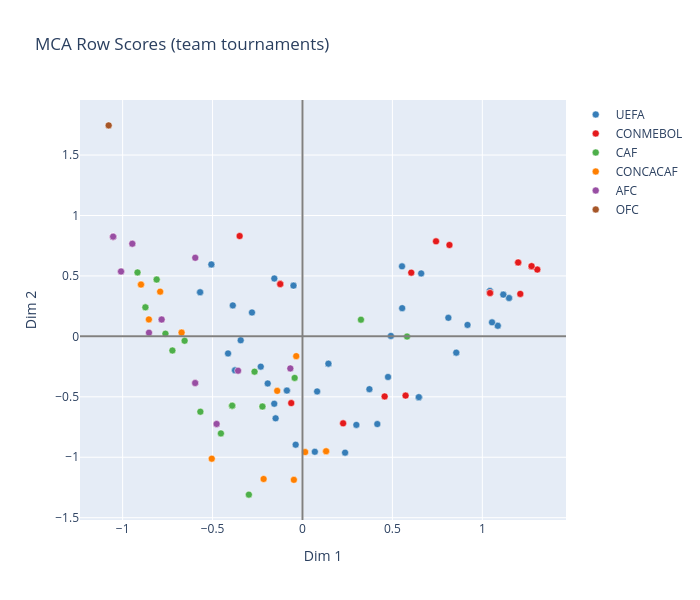

The notebook cell this image was saved under:
### Code cell
row_scores = mca.row_coordinates(df_mca)

fig = go.Figure()

for conf, color in conf_colors.items():

    mask = wc["confederation"] == conf
    df = wc.loc[mask]

    fig.add_trace(
        go.Scatter(
            x=row_scores.loc[mask,0],
            y=row_scores.loc[mask,1],
            mode="markers",
            name=conf,
            marker=dict(
                color=color,
                size=7,
                line=dict(width=0.5, color="white")
            ),
            hovertemplate=
            "<b>%{customdata[0]}</b><br>"
            "Year: %{customdata[1]}<br>"
            "Confederation: %{customdata[2]}<br>"
            "Round reached: %{customdata[3]}<br>"
            "Dim1: %{x:.2f}<br>"
            "Dim2: %{y:.2f}<extra></extra>",
            customdata=df[["team","year","confederation","round_reached"]]
        )
    )

fig.add_hline(y=0, line_color="gray")
fig.add_vline(x=0, line_color="gray")

fig.update_layout(
    title="MCA Row Scores (team tournaments)",
    xaxis_title="Dim 1",
    yaxis_title="Dim 2",
    width=700,
    height=600
)

fig.show()

### Figure 1 — Plotly figure (JSON) as saved in the notebook; plotly's stock layout.template omitted (floating-point values rounded to 4 significant figures; data arrays with more than 128 entries replaced by an {"elided": "..."} marker saying what was removed)
{"data": [{"customdata": {"elided": "54x4 mixed values"}, "hovertemplate": "<b>%{customdata[0]}</b><br>Year: %{customdata[1]}<br>Confederation: %{customdata[2]}<br>Round reached: %{customdata[3]}<br>Dim1: %{x:.2f}<br>Dim2: %{y:.2f}<extra></extra>", "marker": {"color": "#377eb8", "line": {"color": "white", "width": 0.5}, "size": 7}, "mode": "markers", "name": "UEFA", "type": "scatter", "x": [-0.3751, 0.647, 0.1442, 0.8551, -0.3751, 0.08153, 1.086, 0.06871, -0.08673, -0.03788, -0.2809, 1.149, -0.5066, 1.117, 0.1442, -0.1494, 0.1442, 1.117, 1.149, 0.4161, -0.5066, -0.04995, 0.9178, -0.1933, -0.08673, -0.1565, 0.3722, 1.086, 1.042, -0.157, 1.042, 0.8551, 0.5543, -0.5693, -0.3435, 0.647, 0.5534, -0.5066, 0.647, 0.66, 0.237, -0.04995, 1.042, -0.04995, 1.117, 0.8112, 0.4916, 0.4757, -0.4138, 1.054, -0.3875, 0.2996, -0.232, -0.5693], "y": [-0.2807, -0.5028, -0.2259, -0.1348, -0.2807, -0.4556, 0.08766, -0.9548, -0.4484, -0.8961, 0.1974, 0.3174, 0.5948, 0.3457, -0.2259, -0.6781, -0.2259, 0.3457, 0.3174, -0.7253, 0.5948, 0.4199, 0.09488, -0.3897, -0.4484, 0.4786, -0.4369, 0.08766, 0.376, -0.5573, 0.376, -0.1348, 0.2333, 0.3651, -0.03231, -0.5028, 0.5793, 0.5948, -0.5028, 0.5207, -0.962, 0.4199, 0.376, 0.4199, 0.3457, 0.1535, 0.003599, -0.336, -0.1413, 0.116, 0.2561, -0.7323, -0.2503, 0.3651]}, {"customdata": [["Argentina", 2010, "CONMEBOL", 3], ["Brazil", 2010, "CONMEBOL", 3], ["Chile", 2010, "CONMEBOL", 2], ["Paraguay", 2010, "CONMEBOL", 3], ["Uruguay", 2010, "CONMEBOL", 4], ["Argentina", 2014, "CONMEBOL", 5], ["Brazil", 2014, "CONMEBOL", 4], ["Chile", 2014, "CONMEBOL", 2], ["Colombia", 2014, "CONMEBOL", 3], ["Ecuador", 2014, "CONMEBOL", 1], ["Uruguay", 2014, "CONMEBOL", 2], ["Argentina", 2018, "CONMEBOL", 1], ["Brazil", 2018, "CONMEBOL", 3], ["Colombia", 2018, "CONMEBOL", 2], ["Peru", 2018, "CONMEBOL", 1], ["Uruguay", 2018, "CONMEBOL", 3], ["Argentina", 2022, "CONMEBOL", 6], ["Brazil", 2022, "CONMEBOL", 3], ["Ecuador", 2022, "CONMEBOL", 1], ["Uruguay", 2022, "CONMEBOL", 1]], "hovertemplate": "<b>%{customdata[0]}</b><br>Year: %{customdata[1]}<br>Confederation: %{customdata[2]}<br>Round reached: %{customdata[3]}<br>Dim1: %{x:.2f}<br>Dim2: %{y:.2f}<extra></extra>", "marker": {"color": "#e41a1c", "line": {"color": "white", "width": 0.5}, "size": 7}, "mode": "markers", "name": "CONMEBOL", "type": "scatter", "x": [1.211, 1.274, 0.5733, 1.043, 0.7426, 1.306, 1.199, 0.4568, 0.8172, -0.3494, -0.06249, 0.6049, 1.274, 0.2259, -0.1237, 1.043, 1.199, 1.274, -0.1237, -0.1237], "y": [0.3513, 0.581, -0.49, 0.3585, 0.7863, 0.5527, 0.6113, -0.497, 0.756, 0.8301, -0.5517, 0.5273, 0.581, -0.7195, 0.4327, 0.3585, 0.6113, 0.581, 0.4327, 0.4327]}, {"customdata": [["Algeria", 2010, "CAF", 1], ["Cameroon", 2010, "CAF", 1], ["Ghana", 2010, "CAF", 3], ["Ivory Coast", 2010, "CAF", 1], ["Nigeria", 2010, "CAF", 1], ["South Africa", 2010, "CAF", 1], ["Algeria", 2014, "CAF", 2], ["Cameroon", 2014, "CAF", 1], ["Ghana", 2014, "CAF", 1], ["Ivory Coast", 2014, "CAF", 1], ["Nigeria", 2014, "CAF", 2], ["Egypt", 2018, "CAF", 1], ["Morocco", 2018, "CAF", 1], ["Nigeria", 2018, "CAF", 1], ["Senegal", 2018, "CAF", 2], ["Tunisia", 2018, "CAF", 1], ["Cameroon", 2022, "CAF", 1], ["Ghana", 2022, "CAF", 1], ["Morocco", 2022, "CAF", 4], ["Senegal", 2022, "CAF", 2], ["Tunisia", 2022, "CAF", 1]], "hovertemplate": "<b>%{customdata[0]}</b><br>Year: %{customdata[1]}<br>Confederation: %{customdata[2]}<br>Round reached: %{customdata[3]}<br>Dim1: %{x:.2f}<br>Dim2: %{y:.2f}<extra></extra>", "marker": {"color": "#4daf4a", "line": {"color": "white", "width": 0.5}, "size": 7}, "mode": "markers", "name": "CAF", "type": "scatter", "x": [-0.3909, -0.2227, 0.5816, -0.3909, -0.8735, -0.4536, -0.7619, -0.7232, -0.04353, -0.2227, -0.2982, -0.8735, -0.3909, -0.3909, -0.6553, -0.2666, -0.8108, -0.9174, 0.3252, -0.5678, -0.8108], "y": [-0.5731, -0.5803, -0.001468, -0.5731, 0.2404, -0.8028, 0.02242, -0.117, -0.3436, -0.5803, -1.309, 0.2404, -0.5731, -0.5731, -0.03624, -0.2919, 0.4701, 0.5288, 0.1379, -0.6234, 0.4701]}, {"customdata": [["Honduras", 2010, "CONCACAF", 1], ["Mexico", 2010, "CONCACAF", 2], ["United States", 2010, "CONCACAF", 2], ["Costa Rica", 2014, "CONCACAF", 3], ["Honduras", 2014, "CONCACAF", 1], ["Mexico", 2014, "CONCACAF", 2], ["United States", 2014, "CONCACAF", 2], ["Costa Rica", 2018, "CONCACAF", 1], ["Mexico", 2018, "CONCACAF", 2], ["Panama", 2018, "CONCACAF", 1], ["Canada", 2022, "CONCACAF", 1], ["Costa Rica", 2022, "CONCACAF", 1], ["Mexico", 2022, "CONCACAF", 1], ["United States", 2022, "CONCACAF", 2]], "hovertemplate": "<b>%{customdata[0]}</b><br>Year: %{customdata[1]}<br>Confederation: %{customdata[2]}<br>Round reached: %{customdata[3]}<br>Dim1: %{x:.2f}<br>Dim2: %{y:.2f}<extra></extra>", "marker": {"color": "#ff7f00", "line": {"color": "white", "width": 0.5}, "size": 7}, "mode": "markers", "name": "CONCACAF", "type": "scatter", "x": [-0.7914, -0.04781, 0.1313, -0.03481, -0.6722, -0.2161, -0.5045, -0.854, 0.1313, -0.898, -0.6722, -0.898, -0.1406, 0.01486], "y": [0.3699, -1.187, -0.9502, -0.1635, 0.03115, -1.18, -1.012, 0.1402, -0.9502, 0.4286, 0.03115, 0.4286, -0.4508, -0.9572]}, {"customdata": [["Australia", 2010, "AFC", 1], ["Japan", 2010, "AFC", 2], ["North Korea", 2010, "AFC", 1], ["South Korea", 2010, "AFC", 2], ["Australia", 2014, "AFC", 1], ["Japan", 2014, "AFC", 1], ["South Korea", 2014, "AFC", 1], ["Australia", 2018, "AFC", 1], ["Iran", 2018, "AFC", 1], ["Japan", 2018, "AFC", 2], ["Saudi Arabia", 2018, "AFC", 1], ["South Korea", 2018, "AFC", 1], ["Australia", 2022, "AFC", 2], ["Iran", 2022, "AFC", 1], ["Japan", 2022, "AFC", 2], ["Qatar", 2022, "AFC", 1], ["Saudi Arabia", 2022, "AFC", 1], ["South Korea", 2022, "AFC", 2]], "hovertemplate": "<b>%{customdata[0]}</b><br>Year: %{customdata[1]}<br>Confederation: %{customdata[2]}<br>Round reached: %{customdata[3]}<br>Dim1: %{x:.2f}<br>Dim2: %{y:.2f}<extra></extra>", "marker": {"color": "#984ea3", "line": {"color": "white", "width": 0.5}, "size": 7}, "mode": "markers", "name": "AFC", "type": "scatter", "x": [-1.009, -0.5967, -1.053, -0.06748, -1.053, -0.3581, -0.7832, -0.7832, -0.9463, -0.4775, -0.5962, -0.9463, -0.8535, -1.053, -0.5967, -1.053, -1.009, -0.4775], "y": [0.5367, -0.3857, 0.8251, -0.2653, 0.8251, -0.284, 0.1393, 0.1393, 0.7664, -0.7245, 0.6501, 0.7664, 0.03033, 0.8251, -0.3857, 0.8251, 0.5367, -0.7245]}, {"customdata": [["New Zealand", 2010, "OFC", 1]], "hovertemplate": "<b>%{customdata[0]}</b><br>Year: %{customdata[1]}<br>Confederation: %{customdata[2]}<br>Round reached: %{customdata[3]}<br>Dim1: %{x:.2f}<br>Dim2: %{y:.2f}<extra></extra>", "marker": {"color": "#a65628", "line": {"color": "white", "width": 0.5}, "size": 7}, "mode": "markers", "name": "OFC", "type": "scatter", "x": [-1.078], "y": [1.745]}], "layout": {"height": 600, "shapes": [{"line": {"color": "gray"}, "type": "line", "x0": 0, "x1": 1, "xref": "x domain", "y0": 0, "y1": 0, "yref": "y"}, {"line": {"color": "gray"}, "type": "line", "x0": 0, "x1": 0, "xref": "x", "y0": 0, "y1": 1, "yref": "y domain"}], "title": {"text": "MCA Row Scores (team tournaments)"}, "width": 700, "xaxis": {"title": {"text": "Dim 1"}}, "yaxis": {"title": {"text": "Dim 2"}}}}
